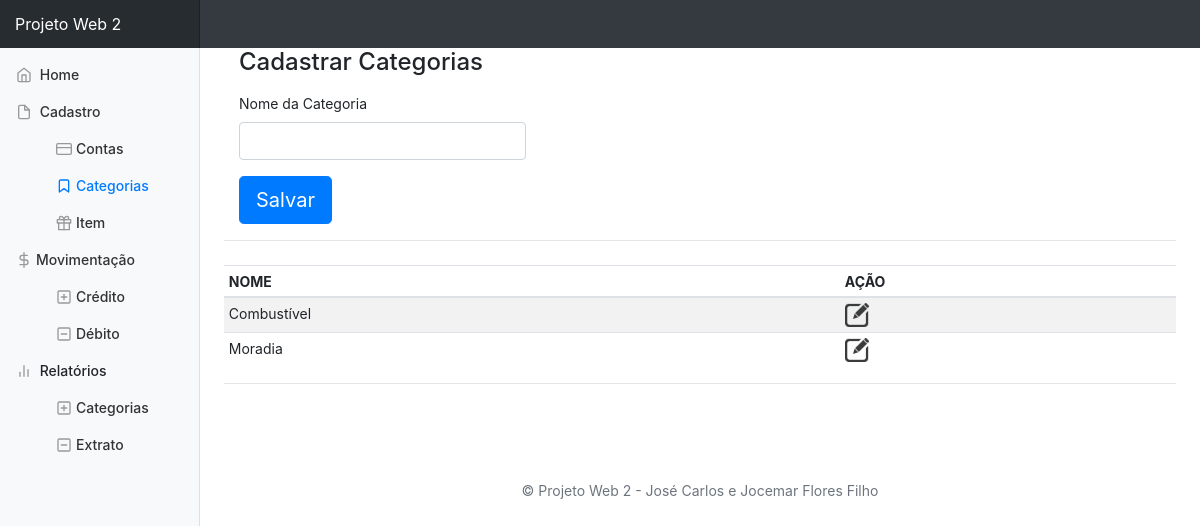
Page /?page=cadastro_categoria on the earlier database version.
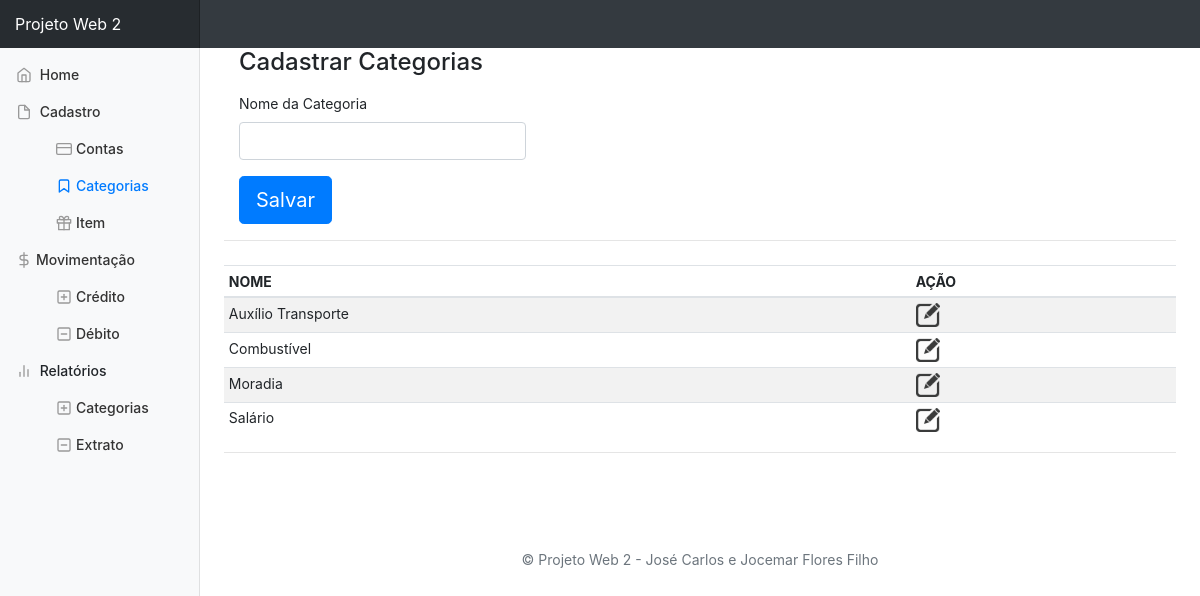
Same page on the later database version.
### tables this page shows
CREATE TABLE `centro_custos` (
  `id` int(10) UNSIGNED NOT NULL,
  `nome` varchar(45) NOT NULL
);

### class/class.CentroCustosDAO.php (called while the page is built, shortened)
<?php
include_once($_SERVER['DOCUMENT_ROOT']."/projeto-web2/inc/class.DbAdmin.php");
require_once 'class.CentroCustos.php';
class CentroCustosDAO
{
	private $dba;
	public function CentroCustosDAO()
	{
		$dba = new DbAdmin('mysql');
		$dba->connect('localhost', 'root', '', 'contas');
		$this->dba = $dba;
	}
	public function lista()
	{
		$dba = $this->dba;
		$query = 'SELECT * FROM centro_custos ORDER BY nome';
		$res = $dba->query($query);
		$num = $dba->linhas_consulta($res);
		for ($i=0; $i<$num; $i++) {
			$idc = $dba->result($res, $i, 'id');
			$nom = $dba->result($res, $i, 'nome');
			$cen = new CentroCustos();
			$cen->setId($idc);
			$cen->setNome($nom);
			$ver[] = $cen;
		}
		return $ver;
	}
}
 ?>

### inc/class.DbAdmin.php (called while the page is built, shortened)
<?php
	class DbAdmin{
		private $conn;
		private $tipo;
		public function DbAdmin($tipo){
			$this->tipo = $tipo;
		}
		public function connect($host, $user, $pass, $base){
			switch ($this->tipo) {
				case 'mysql':
					$this->conn = mysql_connect($host, $user, $pass) or die(mysql_error());
					break;
			}
		}
		public function query($sql){
			switch ($this->tipo) {
				case 'mysql':
					$res = mysql_query($sql, $this->conn) or die(mysql_error());
					break;
			}
			return $res;
		}
		public function linhas_consulta($res){
			$num = mysql_num_rows($res);
			return $num;
		}
		public function result ($res, $lin, $col){
			switch($this->tipo){
				case 'mysql':
					$val = mysql_result($res, $lin, $col);
				break;
			}
			return $val;
		}
	}
?>

### class/class.CentroCustos.php (called while the page is built, shortened)
<?php
	class CentroCustos{
		private $id;
		private $nome;
		public function setId($id){
			$this->id = $id;
		}
		public function setNome($nome){
			$this->nome = $nome;
		}
		public function getId(){
			return $this->id;
		}
		public function getNome(){
			return $this->nome;
		}
	}
?>

### src/tpl.cadastro_categoria.php (the view, shortened to what this page needs)
<?php
  include_once('class/class.CentroCustos.php');
  include_once('class/class.CentroCustosDAO.php');
  $centroCustosDAO = new CentroCustosDAO();
  if( isset($_GET['editar']) and !empty($_GET['editar']) ){
    $id = $_GET['id'];
    $vetor = $centroCustosDAO->listaUm($id);
  ?>
<div class="container-fluid">
  <div class="row">
    <div class="col-md-8 order-md-1">
      <h4 class="mb-3">Cadastrar Categorias</h4>
      <form class="needs-validation" action="src/acao_categorias.php" method="POST" novalidate>
        <input type="hidden" name="acao" value="editar">
        <input type="hidden" name="id" value="<?php echo $vetor[0]->getId();?>">
        <div class="row">
          <div class="col-md-6 mb-3">
            <label for="firstName">Nome da Categoria</label>
            <input type="text" class="form-control" name="nome" id="nome" placeholder="" value="<?php echo $vetor[0]->getNome();?>" required>
          </div>
        </div>
        <button class="btn btn-primary btn-lg" type="submit">Salvar</button>
      </form>
    </div>
  </div>
</div>
<?php
  }else{
?>
  <div class="container-fluid">
  <div class="row">
    <div class="col-md-8 order-md-1">
      <h4 class="mb-3">Cadastrar Categorias</h4>
      <form class="needs-validation" action="src/acao_categorias.php" method="POST" novalidate>
        <div class="row">
          <div class="col-md-6 mb-3">
            <label for="firstName">Nome da Categoria</label>
            <input type="text" class="form-control" name="nome" id="nome" placeholder="" value="" required>
          </div>
        </div>
        <button class="btn btn-primary btn-lg" type="submit">Salvar</button>
      </form>
    </div>
  </div>
</div>
<?php
  }
?>
<hr class="mb-4">
<div class="table-responsive">
  <table class="table table-striped table-sm">
    <thead>
      <tr>
        <th>NOME</th>
        <th>AÇÃO</th>
      </tr>
    </thead>
    <tbody>
    <?php
    $lista = $centroCustosDAO->lista();
      if($lista != 0){
        foreach ($lista as $i =>$val) {
          echo '<tr>';
            echo '<td>'. $lista[$i]->getNome() .'</td>';
            echo '<td>';
            echo '<a href= "index.php?page=cadastro_categoria&editar=1&id='. $lista[$i]->getId() .'&acao=editar"><img width="24px" heigth="24px" src="img/edit.png"></a>';
            echo '</td>';
          echo '</tr>';
        }
      }else{
        echo 'Nenhum registro encontrado!';
      }
    ?>
  </tbody>
  </table>
<?php include 'tpl.footer.php'; ?>
</div>

Differences in the rows shown:
added centro_custos: nome "Auxílio Transporte"
added centro_custos: nome "Salário"
